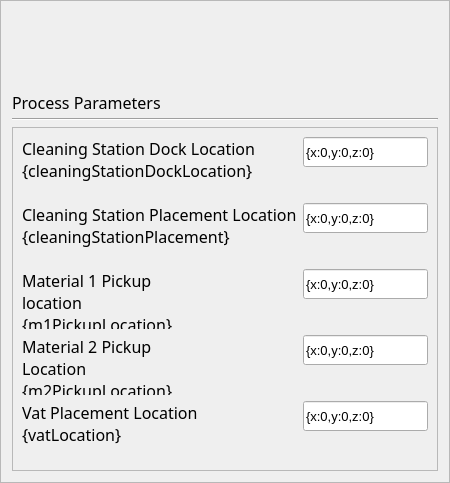
       <widget class="QFrame" name="parametersFrame">
        <property name="font">
         <font>
          <pointsize>12</pointsize>
         </font>
        </property>
        <property name="frameShape">
         <enum>QFrame::StyledPanel</enum>
        </property>
        <property name="frameShadow">
         <enum>QFrame::Raised</enum>
        </property>
        <layout class="QVBoxLayout" name="verticalLayout_3">
         <item>
          <widget class="QLabel" name="piProcessParametersLabel">
           <property name="minimumSize">
            <size>
             <width>0</width>
             <height>100</height>
            </size>
           </property>
           <property name="maximumSize">
            <size>
             <width>16777215</width>
             <height>20</height>
            </size>
           </property>
           <property name="font">
            <font>
             <family>Gotham</family>
             <pointsize>12</pointsize>
             <bold>false</bold>
            </font>
           </property>
           <property name="styleSheet">
            <string notr="true"/>
           </property>
           <property name="text">
            <string>Process Parameters</string>
           </property>
           <property name="wordWrap">
            <bool>true</bool>
           </property>
          </widget>
         </item>
         <item>
          <widget class="Line" name="line_4">
           <property name="font">
            <font>
             <pointsize>12</pointsize>
            </font>
           </property>
           <property name="orientation">
            <enum>Qt::Horizontal</enum>
           </property>
          </widget>
         </item>
         <item>
          <widget class="QFrame" name="frame_7">
           <property name="font">
            <font>
             <pointsize>12</pointsize>
            </font>
           </property>
           <property name="frameShape">
            <enum>QFrame::StyledPanel</enum>
           </property>
           <property name="frameShadow">
            <enum>QFrame::Raised</enum>
           </property>
           <layout class="QFormLayout" name="formLayout_4">
            <item row="1" column="0">
             <widget class="QLabel" name="cleaningStationDockLocationLabel">
              <property name="minimumSize">
               <size>
                <width>0</width>
                <height>60</height>
               </size>
              </property>
              <property name="maximumSize">
               <size>
                <width>16777215</width>
                <height>100</height>
               </size>
              </property>
              <property name="font">
               <font>
                <family>Gotham</family>
                <pointsize>12</pointsize>
                <bold>false</bold>
               </font>
              </property>
              <property name="styleSheet">
               <string notr="true"/>
              </property>
              <property name="text">
               <string>Cleaning Station Dock Location {cleaningStationDockLocation}</string>
              </property>
              <property name="alignment">
               <set>Qt::AlignLeading|Qt::AlignLeft|Qt::AlignTop</set>
              </property>
              <property name="wordWrap">
               <bool>true</bool>
              </property>
             </widget>
            </item>
            <item row="1" column="1">
             <widget class="QLineEdit" name="cleaningStationDockLocationText">
              <property name="minimumSize">
               <size>
                <width>0</width>
                <height>30</height>
               </size>
              </property>
              <property name="font">
               <font>
                <pointsize>10</pointsize>
               </font>
              </property>
              <property name="text">
               <string>{x:0,y:0,z:0}</string>
              </property>
             </widget>
            </item>
            <item row="3" column="0">
             <widget class="QLabel" name="cleaningStationPlacementLocationLabel">
              <property name="minimumSize">
               <size>
                <width>0</width>
                <height>60</height>
               </size>
              </property>
              <property name="maximumSize">
               <size>
                <width>16777215</width>
                <height>100</height>
               </size>
              </property>
              <property name="font">
               <font>
                <family>Gotham</family>
                <pointsize>12</pointsize>
                <bold>false</bold>
               </font>
              </property>
              <property name="styleSheet">
               <string notr="true"/>
              </property>
              <property name="text">
               <string>Cleaning Station Placement Location {cleaningStationPlacement}</string>
              </property>
              <property name="alignment">
               <set>Qt::AlignLeading|Qt::AlignLeft|Qt::AlignTop</set>
              </property>
              <property name="wordWrap">
               <bool>true</bool>
              </property>
             </widget>
            </item>
            <item row="3" column="1">
             <widget class="QLineEdit" name="cleaningStationPlacementLocationText">
              <property name="minimumSize">
               <size>
                <width>0</width>
                <height>30</height>
               </size>
              </property>
              <property name="font">
               <font>
                <pointsize>10</pointsize>
               </font>
              </property>
              <property name="text">
               <string>{x:0,y:0,z:0}</string>
              </property>
             </widget>
            </item>
            <item row="4" column="0">
             <widget class="QLabel" name="material1PickupLocationLabel">
              <property name="minimumSize">
               <size>
                <width>0</width>
                <height>60</height>
               </size>
              </property>
              <property name="maximumSize">
               <size>
                <width>16777215</width>
                <height>100</height>
               </size>
              </property>
              <property name="font">
               <font>
                <family>Gotham</family>
                <pointsize>12</pointsize>
                <bold>false</bold>
               </font>
              </property>
              <property name="styleSheet">
               <string notr="true"/>
              </property>
              <property name="text">
               <string>Material 1 Pickup location {m1PickupLocation}</string>
              </property>
              <property name="alignment">
               <set>Qt::AlignLeading|Qt::AlignLeft|Qt::AlignTop</set>
              </property>
              <property name="wordWrap">
               <bool>true</bool>
              </property>
             </widget>
            </item>
            <item row="4" column="1">
             <widget class="QLineEdit" name="material1PickupLocationText">
              <property name="minimumSize">
               <size>
                <width>0</width>
                <height>30</height>
               </size>
              </property>
              <property name="font">
               <font>
                <pointsize>10</pointsize>
               </font>
              </property>
              <property name="text">
               <string>{x:0,y:0,z:0}</string>
              </property>
             </widget>
            </item>
            <item row="7" column="0">
             <widget class="QLabel" name="material2PickupLocationLabel">
              <property name="minimumSize">
               <size>
                <width>0</width>
                <height>60</height>
               </size>
              </property>
              <property name="maximumSize">
               <size>
                <width>16777215</width>
                <height>100</height>
               </size>
              </property>
              <property name="font">
               <font>
                <family>Gotham</family>
                <pointsize>12</pointsize>
                <bold>false</bold>
               </font>
              </property>
              <property name="styleSheet">
               <string notr="true"/>
              </property>
              <property name="text">
               <string>Material 2 Pickup Location {m2PickupLocation}</string>
              </property>
              <property name="alignment">
               <set>Qt::AlignLeading|Qt::AlignLeft|Qt::AlignTop</set>
              </property>
              <property name="wordWrap">
               <bool>true</bool>
              </property>
             </widget>
            </item>
            <item row="7" column="1">
             <widget class="QLineEdit" name="material2PickupLocationText">
              <property name="minimumSize">
               <size>
                <width>0</width>
                <height>30</height>
               </size>
              </property>
              <property name="font">
               <font>
                <pointsize>10</pointsize>
               </font>
              </property>
              <property name="text">
               <string>{x:0,y:0,z:0}</string>
              </property>
             </widget>
            </item>
            <item row="8" column="0">
             <widget class="QLabel" name="vatPlacementLabel">
              <property name="minimumSize">
               <size>
                <width>0</width>
                <height>60</height>
               </size>
              </property>
              <property name="maximumSize">
               <size>
                <width>16777215</width>
                <height>100</height>
               </size>
              </property>
              <property name="font">
               <font>
                <family>Gotham</family>
                <pointsize>12</pointsize>
                <bold>false</bold>
               </font>
              </property>
              <property name="styleSheet">
               <string notr="true"/>
              </property>
              <property name="text">
               <string>Vat Placement Location {vatLocation}</string>
              </property>
              <property name="alignment">
               <set>Qt::AlignLeading|Qt::AlignLeft|Qt::AlignTop</set>
              </property>
              <property name="wordWrap">
               <bool>true</bool>
              </property>
             </widget>
            </item>
            <item row="8" column="1">
             <widget class="QLineEdit" name="vatPlacementText">
              <property name="minimumSize">
               <size>
                <width>0</width>
                <height>30</height>
               </size>
              </property>
              <property name="font">
               <font>
                <pointsize>10</pointsize>
               </font>
              </property>
              <property name="text">
               <string>{x:0,y:0,z:0}</string>
              </property>
             </widget>
            </item>
           </layout>
          </widget>
         </item>
        </layout>
       </widget>
